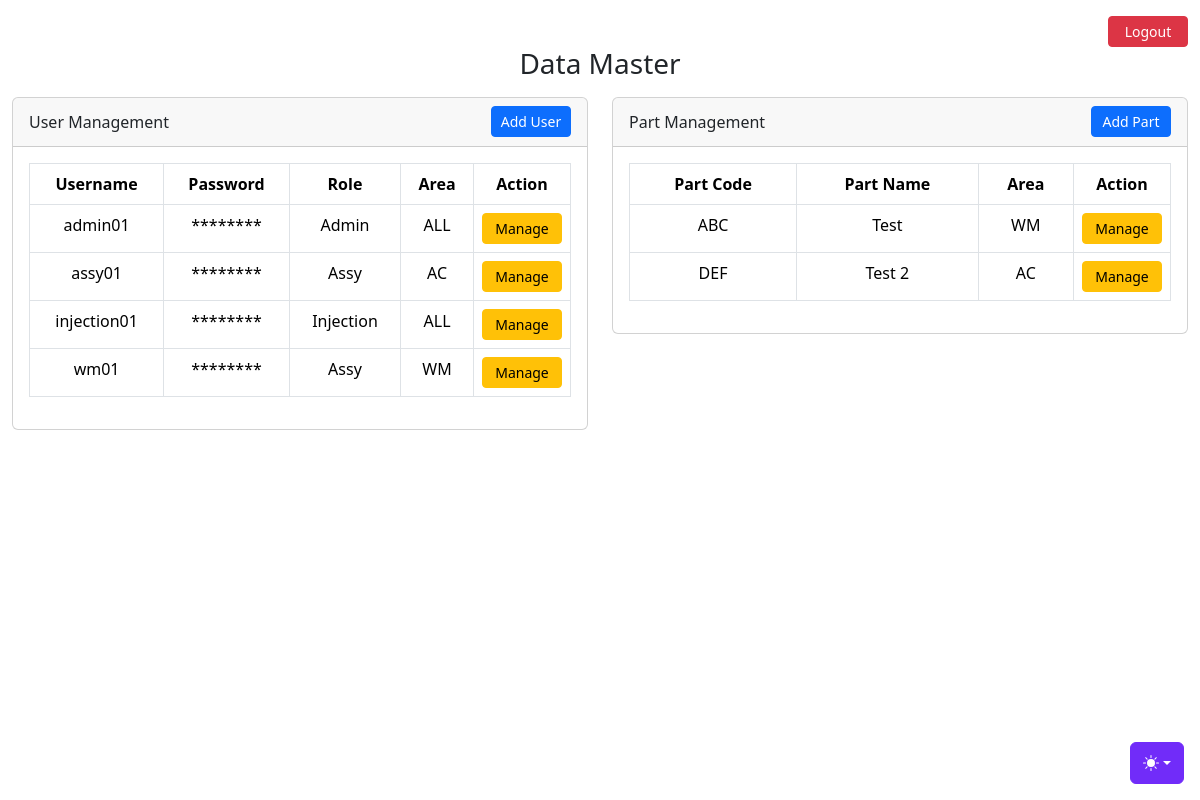
The page /page/admin/index.php (signed in) on the database its author committed.
### tables this page shows
CREATE TABLE `user` (
  `username` varchar(32) NOT NULL,
  `password` varchar(32) NOT NULL,
  `role` enum('Admin','Injection','Assy') NOT NULL,
  `area` enum('WM','AC','ALL') NOT NULL
);

CREATE TABLE `part` (
  `part_code` varchar(32) NOT NULL,
  `part_name` varchar(32) NOT NULL,
  `qty_injection` int(11) NOT NULL,
  `area` enum('WM','AC') NOT NULL
);

### page/admin/index.php (the view, shortened to what this page needs)
<?php
require '../../conn.php';
$query = "SELECT * FROM user";
$result = mysqli_query($conn, $query);
$users = mysqli_fetch_all($result, MYSQLI_ASSOC);
$query = "SELECT * FROM part";
$result = mysqli_query($conn, $query);
$parts = mysqli_fetch_all($result, MYSQLI_ASSOC);
?>
<!doctype html>
<html lang="en" data-bs-theme="auto">
<head>
    <link rel="stylesheet" href="../../css/jquery-ui.css" rel="stylesheet">
    <link rel="stylesheet" href="../../css/dashboard.css" rel="stylesheet">
    <link rel="stylesheet" href="../../css/bootstrap.min.css" rel="stylesheet">
    <link rel="stylesheet" href="../../css/style.css" rel="stylesheet">
</head>
<body>
    <?php include '../../library/themes.php'; ?>
    <div class="container-fluid text-center">
        <div class="row mt-3">
            <div class="col text-end">
                <button type="button" class="btn btn-sm btn-danger" data-bs-toggle="modal" data-bs-target="#logoutModal">Logout</button>
            </div>
        </div>
        <h3>Data Master</h3>
        <div class="row mt-3">
            <div class="col">
                <div class="card text-center">
                    <div class="card-header">
                        <span class="float-start my-1">User Management</span>
                        <span class="float-end">
                            <button type="button" class="btn btn-sm btn-primary" data-bs-toggle="modal" data-bs-target="#AddUserModal">
                                Add User
                            </button>
                        </span>
                    </div>
                    <div class="card-body">
                        <table class="table table-bordered">
                            <thead>
                                <tr>
                                    <th scope="col">Username</th>
                                    <th scope="col">Password</th>
                                    <th scope="col">Role</th>
                                    <th scope="col">Area</th>
                                    <th scope="col" style="width: 90px;">Action</th>
                                </tr>
                            </thead>
                            <tbody>
                                <?php foreach ($users as $user) : ?>
                                    <tr>
                                        <td><?php echo htmlspecialchars($user['username']); ?></td>
                                        <td>********</td>
                                        <td><?php echo htmlspecialchars($user['role']); ?></td>
                                        <td><?php echo htmlspecialchars($user['area']); ?></td>
                                        <td>
                                            <a class="btn btn-sm btn-warning" href="function/user_action.php?username=<?php echo $user['username']; ?>">Manage</a>
                                        </td>
                                    </tr>
                                <?php endforeach; ?>
                            </tbody>
                        </table>
                    </div>
                </div>
            </div>
            <div class="col">
                <div class="card text-center">
                    <div class="card-header">
                        <span class="float-start my-1">Part Management</span>
                        <span class="float-end">
                            <button type="button" class="btn btn-sm btn-primary" data-bs-toggle="modal" data-bs-target="#AddPartModal">
                                Add Part
                            </button>
                        </span>
                    </div>
                    <div class="card-body">
                        <table class="table table-bordered">
                            <thead>
                                <tr>
                                    <th scope="col">Part Code</th>
                                    <th scope="col">Part Name</th>
                                    <th scope="col">Area</th>
                                    <th scope="col" style="width: 90px;">Action</th>
                                </tr>
                            </thead>
                            <tbody>
                                <?php foreach ($parts as $part) : ?>
                                    <tr>
                                        <td><?php echo htmlspecialchars($part['part_code']); ?></td>
                                        <td><?php echo htmlspecialchars($part['part_name']); ?></td>
                                        <td><?php echo htmlspecialchars($part['area']); ?></td>
                                        <td>
                                            <a class="btn btn-sm btn-warning" href="function/part_action.php?part_code=<?php echo $part['part_code']; ?>">Manage</a>
                                        </td>
                                    </tr>
                                <?php endforeach; ?>
                            </tbody>
                        </table>
                    </div>
                </div>
            </div>
        </div>
</body>
</html>

### library/themes.php (shortened to what this page needs)
<div class="dropdown position-fixed bottom-0 end-0 mb-3 me-3 bd-mode-toggle">
    <button class="btn btn-bd-primary py-2 dropdown-toggle d-flex align-items-center" id="bd-theme" type="button" aria-expanded="false" data-bs-toggle="dropdown" aria-label="Toggle theme (auto)">
        <svg class="bi my-1 theme-icon-active" width="1em" height="1em">
            <use href="#circle-half"></use>
        </svg>
    </button>
</div>

### css/dashboard.css (style rules this page uses)
.bi { display: inline-block; width: 1rem; height: 1rem; }

### css/style.css (style rules this page uses)
.bi { vertical-align: -0.125em; fill: currentColor; }
.btn-bd-primary { --bd-violet-bg: #712cf9; --bd-violet-rgb: 112.520718, 44.062154, 249.437846; --bs-btn-font-weight: 600; --bs-btn-color: var(--bs-white); --bs-btn-bg: var(--bd-violet-bg); --bs-btn-border-color: var(--bd-violet-bg); --bs-btn-hover-color: var(--bs-white); --bs-btn-hover-bg: #6528e0; --bs-btn-hover-border-color: #6528e0; --bs-btn-focus-shadow-rgb: var(--bd-violet-rgb); --bs-btn-active-color: var(--bs-btn-hover-color); --bs-btn-active-bg: #5a23c8; --bs-btn-active-border-color: #5a23c8; }
.bd-mode-toggle { z-index: 1500; }

### page/admin/index.php (style rules this page uses)
.btn-sm { width: 80px; }

### rows shown on the page
user: username "admin01", role "Admin", area "ALL"
user: username "assy01", role "Assy", area "AC"
user: username "injection01", role "Injection", area "ALL"
user: username "wm01", role "Assy", area "WM"
part: part_code "ABC", part_name "Test", area "WM"
part: part_code "DEF", part_name "Test 2", area "AC"
